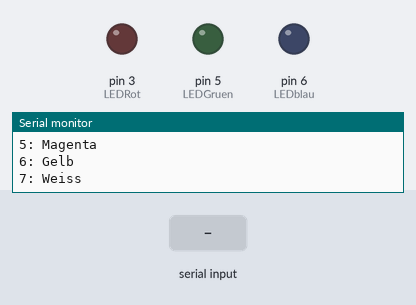
The sketch below on a simulated Arduino Uno, built with avr-gcc and run on an emulated ATmega328P. Parts: output pins drawn as LEDs (lit = HIGH), the last lines printed to the serial monitor. The inputs (shaded band) are chosen by the test bench.

Above: at 1.2 s.
1.3 s: "1\n" received over Serial
At 2.5 s:
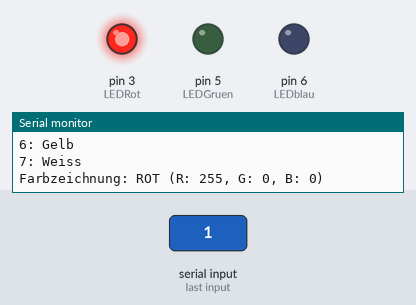
2.8 s: "2\n" received over Serial
At 3.8 s:
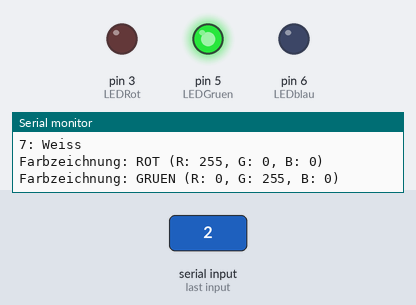
4.3 s: "3\n" received over Serial
At 5.0 s:
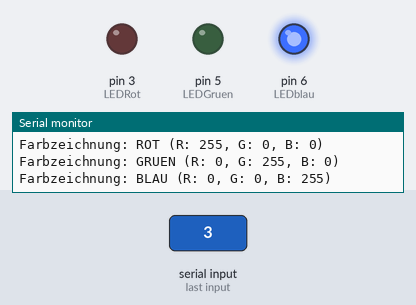
5.8 s: "4\n" received over Serial
At 6.1 s:
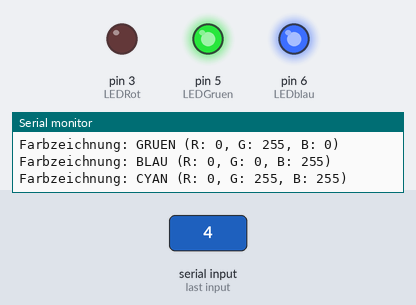
7.3 s: "5\n" received over Serial
At 8.4 s:
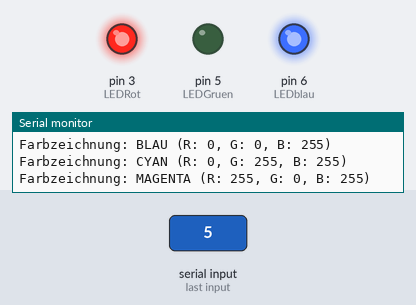
Timing chart, 0 to 9.8 s (numbered marks = the images above; inputs shaded):
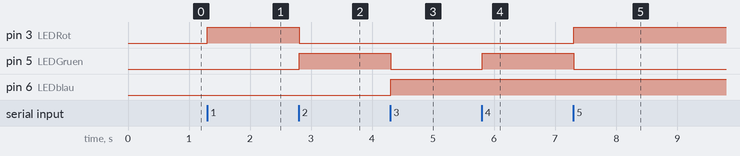

The sketch:

RGBconsole.ino
```cpp
/*================ E23 == Sose25/26 ==== LPr-Versuch 04 ==== Aufgabe 2c
Programmieren Sie den Mikrocontroller derart, dass Sie über die Konsole jeweils eine von
sieben vordefinierten Farben durch Zifferneingabe vorgeben können, die RGB-LED mit dieser
Farbe leuchtet und gleichzeiƟg auf dem seriellen Monitor die Farbbezeichnung und die von
Ihnen gewählten RGB-Werte in einer Zeile angezeigt werden [vergl. mit Tabelle 1]!
**************************************************************************
**************************************************************************/
int LEDRot = 3;    //Rote LED D3
int LEDGruen = 5;  //Rote LED D5
int LEDblau = 6;   //Rote LED D6
// PWM Signale von Pins
int pwmRot = 0;
int pwmGruen = 0;
int pwmBlau = 0;

//Ausgabe
String ausgabe = "";


//Gemeinsame Anode oder Kathode
//ACHTUNG: Wenn es um eine common Anode handelt, bitte machen sie isCommonCathode = false;
bool isCommonCathode = true;


void setup() {
  // put your setup code here, to run once:
  pinMode(LEDRot, OUTPUT);
  pinMode(LEDGruen, OUTPUT);
  pinMode(LEDblau, OUTPUT);

  Serial.begin(9600);

  // Eine Begrüßungsnachricht, sobald der Arduino startet
  Serial.println("System gestartet.");
  Serial.println("Bitte geben Sie eine Zahl zwischen 1 und 7 ein, um folgende Farben zu sehen:");
  Serial.println("1: Rot\n2: Gruen\n3: Blau\n4: Cyan\n5: Magenta\n6: Gelb\n7: Weiss");
}

void loop() {

  if (Serial.available() > 0) {

    // Serial.parseInt() liest die ankommenden Zeichenketten und sucht
    // automatisch nach der ersten gültigen ganzen Zahl (Integer).
    int zustaende = Serial.parseInt();

    // Wenn man im Seriellen Monitor "Enter" drückt, wird oft noch
    // ein unsichtbares Zeichen (Newline) gesendet, das parseInt() als 0 liest.
    // Mit dieser if-Abfrage filtert man das heraus.
    if (zustaende > 0 && zustaende <= 7) {
      switch (zustaende) {
        case 1:  //(255, 0, 0) Rot wobei es (R G B) ist
          pwmRot = 255;
          pwmGruen = 0;
          pwmBlau = 0;
          ausgabe = "ROT (R: 255, G: 0, B: 0)";
          break;
        case 2:  //(0, 255, 0) Gruen
          pwmRot = 0;
          pwmGruen = 255;
          pwmBlau = 0;
          ausgabe = "GRUEN (R: 0, G: 255, B: 0)";
          break;
        case 3:  //(0, 0, 255) Blau
          pwmRot = 0;
          pwmGruen = 0;
          pwmBlau = 255;
          ausgabe = "BLAU (R: 0, G: 0, B: 255)";
          break;
        case 4:  //(0, 255, 255) Cyan
          pwmRot = 0;
          pwmGruen = 255;
          pwmBlau = 255;
          ausgabe = "CYAN (R: 0, G: 255, B: 255)";
          break;
        case 5:  //(255, 0, 255) Magenda
          pwmRot = 255;
          pwmGruen = 0;
          pwmBlau = 255;
          ausgabe = "MAGENTA (R: 255, G: 0, B: 255)";
          break;
        case 6:  //(255, 255, 0) Gelb
          pwmRot = 255;
          pwmGruen = 255;
          pwmBlau = 0;
          ausgabe = "GELB (R: 255, G: 255, B: 0)";
          break;
        case 7:  //(255, 255, 255) Weiss
          pwmRot = 255;
          pwmGruen = 255;
          pwmBlau = 255;
          ausgabe = "WEISS (R: 255, G: 255, B: 255)";
          break;
      }

      // print() schreibt den Text
      Serial.print("Farbzeichnung: ");
      Serial.println(ausgabe);

    } else if (zustaende != 0) {
      // Springt nur hier rein, wenn die Zahl z.B. 8, 9 oder groesser ist.
      // Die 0 (verursacht durch das Enter-Zeichen) wird ignoriert und die LED bleibt an.
      Serial.println("Ungueltige Eingabe -> AUS");
      pwmRot = 0;
      pwmGruen = 0;
      pwmBlau = 0;
    }
  }


  // HARDWARE-ANPASSUNG: Wahloption verarbeiten
  // Lokale Variablen für die finale Ausgabe
  // Diese Abteil wurde vorheriegen Aufgabe coppiert
  int outRot = pwmRot;
  int outGruen = pwmGruen;
  int outBlau = pwmBlau;

  // Wenn es sich um eine gemeinsame Anode handelt, müssen die Signale
  // invertiert werden (0 wird zu 255, 255 wird zu 0).
  if (!isCommonCathode) {
    outRot = 255 - pwmRot;
    outGruen = 255 - pwmGruen;
    outBlau = 255 - pwmBlau;
  }
  analogWrite(LEDRot, outRot);
  analogWrite(LEDGruen, outGruen);
  analogWrite(LEDblau, outBlau);
}
```

Measured:
- after the input at 1.3 s, pin 3 (LEDRot): LOW → HIGH at once
- after the input at 2.8 s, pin 3 (LEDRot): HIGH → LOW at once; pin 5 (LEDGruen): LOW → HIGH at once
- after the input at 4.3 s, pin 5 (LEDGruen): HIGH → LOW at once; pin 6 (LEDblau): LOW → HIGH at once
- after the input at 5.8 s, pin 5 (LEDGruen): LOW → HIGH at once
- after the input at 7.3 s, pin 3 (LEDRot): LOW → HIGH at once; pin 5 (LEDGruen): HIGH → LOW at once
